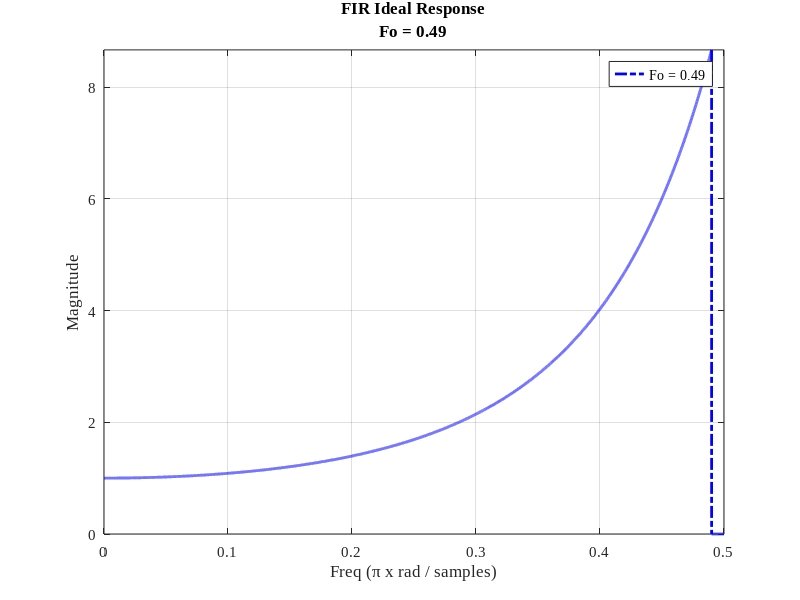
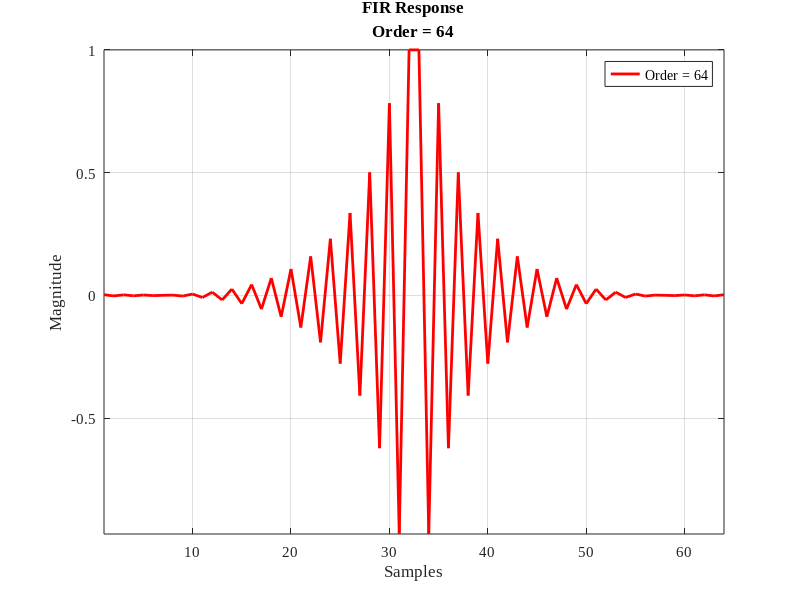
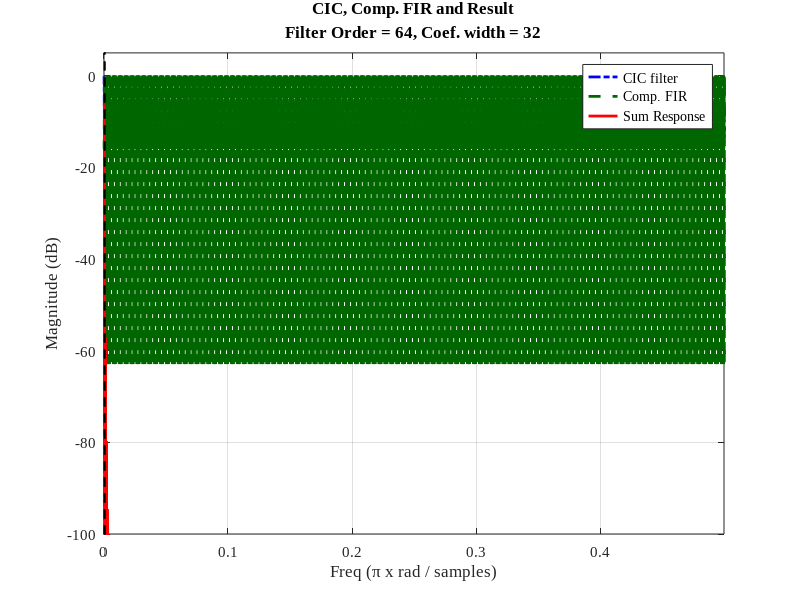
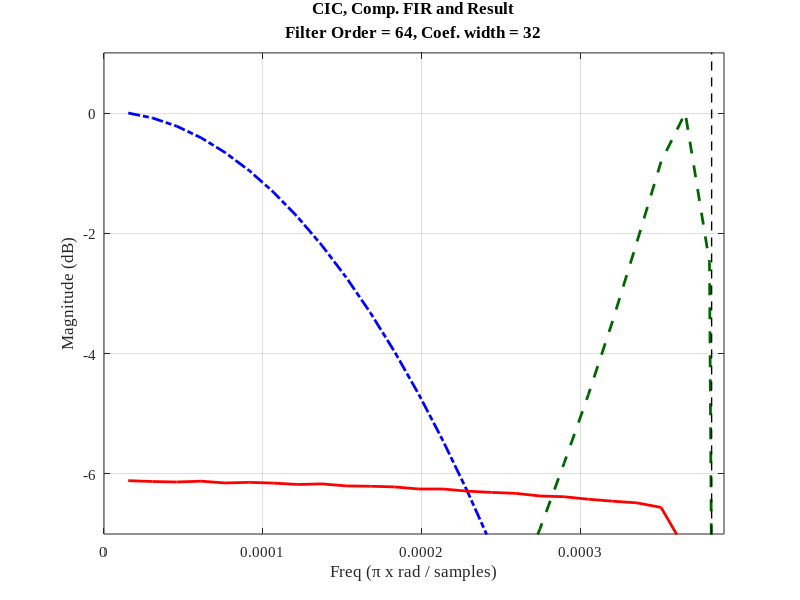

These figures' MATLAB source, in order:
%% ------------------------------------------------------------------------
%
% Title       : test_cic.m
% Author      : Alexander Kapitanov
% E-mail      : sallador@bk.ru 
% Version     : 1.0	 
%
% -------------------------------------------------------------------------
%
% Description : 
% 
%    FIR filter compensator to correct freq response after CIC filter.
%
% -------------------------------------------------------------------------
%
% Version     : 1.0 
% Date        : 2017.06.03 
%
%% ------------------------------------------------------------------------
%
%	GNU GENERAL PUBLIC LICENSE
% Version 3, 29 June 2007
%
%	Copyright (c) 2018 Kapitanov Alexander
%
% This program is free software: you can redistribute it and/or modify
% it under the terms of the GNU General Public License as published by
% the Free Software Foundation, either version 3 of the License, or
% (at your option) any later version.
%
% You should have received a copy of the GNU General Public License
% along with this program.  If not, see <http://www.gnu.org/licenses/>.
%
% THERE IS NO WARRANTY FOR THE PROGRAM, TO THE EXTENT PERMITTED BY
% APPLICABLE LAW. EXCEPT WHEN OTHERWISE STATED IN WRITING THE COPYRIGHT 
% HOLDERS AND/OR OTHER PARTIES PROVIDE THE PROGRAM "AS IS" WITHOUT WARRANTY 
% OF ANY KIND, EITHER EXPRESSED OR IMPLIED, INCLUDING, BUT NOT LIMITED TO, 
% THE IMPLIED WARRANTIES OF MERCHANTABILITY AND FITNESS FOR A PARTICULAR 
% PURPOSE.  THE ENTIRE RISK AS TO THE QUALITY AND PERFORMANCE OF THE PROGRAM 
% IS WITH YOU.  SHOULD THE PROGRAM PROVE DEFECTIVE, YOU ASSUME THE COST OF 
%  ALL NECESSARY SERVICING, REPAIR OR CORRECTION. 
%
%% ------------------------------------------------------------------------
  
set(0, 'DefaultAxesFontSize', 11, 'DefaultAxesFontName', 'Times New Roman');
set(0, 'DefaultTextFontSize', 11, 'DefaultTextFontName', 'Times New Roman'); 

close all;
clear all;

%% ------------------------------------------------------------------------
%  ---- CIC Filter Parameters
%  ------------------------------------------------------------------------

R = 1280;         % Decimation factor
N = 5;         % Number of stages
M = 1;         % Differential delay (only 1)

%% ------------------------------------------------------------------------
%  ---- FIR filter parameters
%  ------------------------------------------------------------------------

NFIR  = 64;     % Filter order, must be odd when Fo = 0.5 !!!
Bc    = 32;     % Coef. Bit-width
Fo    = 0.49;    % Normalized Cutoff: 0.2 < Fo < 0.5;
BETA  = 8;      % BETA parameter for Kaiser window (if IS_WIND = 'Y') 

%% ------------------------------------------------------------------------
%  ---- Save data parameters
%  ------------------------------------------------------------------------

IS_COE      = 'Y'; % create *.COE Xilinx file
IS_HDR      = 'N'; % create *.H file (header)
IS_WIND     = 'Y'; % use Kaiser Window for FIR corrector

IS_PLOT_IDL = 'Y'; % plot ideal response
IS_PLOT_FIR = 'Y'; % plot FIR filter IR
IS_PLOT_ERR = 'Y'; % plot total error response in passband

%% ------------------------------------------------------------------------
%  ---- CIC Compensator Design
%  ------------------------------------------------------------------------

NFFT  = 2^16;  % FFT points for Freq Response (spectrum)
STEP = 1/NFFT;   % Step size
w = -pi:2*pi/NFFT:pi-2*pi/NFFT;
ff = 0:1/NFFT:1-1/NFFT;
z = exp(1j * w);

Fc = 1/(2*R);
Fr = Fo/R;

% 1 way:
%HCIC = (1/R * (1-z.^(-R*M))./(1-z.^(-1))).^ N;
% 2 way:
HCIC = (R^-N*abs(1*M*sin(pi*M*R*ff) ./ sin(pi*ff)).^N);
HCICdb = 20 * log10(abs(HCIC));

fp = [0:STEP:Fo]; % Pass band frequency dots
fs = [(Fo+STEP):STEP:0.5]; % Stop band frequency dots
f = [fp fs]*2; % Normalized frequency dots
f(end) = 1;

% Calculate ideal response
Mp = ones(1, length(fp)); % Pass band response; Mp(1) = 1
Mp(2:end) = abs(M * R * sin(pi*fp(2:end)/R) ./ sin(pi*M*fp(2:end))).^(N);
Mf = [Mp zeros(1, length(fs))];

if (IS_PLOT_IDL == 'Y') 
  figure('name','FIR Ideal Response', 'Numbertitle', 'off')
    plot(f/2, Mf, '-.', 'LineWidth', 2, 'Color',[0 0 1]);

    title([{'FIR Ideal Response'};{sprintf('Fo = %i',Fo)}]);
    xlabel ('Freq (\pi x rad / samples)');
    ylabel ('Magnitude');  
    axis tight; 
    legend([{sprintf('Fo = %i',Fo)}]);  
    grid on;  
end

% Calculate FIR
hFIR = fir2(NFIR-1, f, Mf); % Filter length NFIR
hFIR = hFIR / max(hFIR); % Double coefficients
hCOE = round(hFIR*(2^(Bc-1)-1)); % Fixed point coefficients

% Windowed FIR (Kaiser with BETA) 
if (IS_WIND == 'Y')
  WIND = kaiser(NFIR, BETA); % KAISER WINDOW IS USED!
  hWIND = fir1(NFIR-1, Fo/R, 'low', WIND);
  hNEW = hCOE .* hWIND;% conv2(hCOE,Hwind);
  hCOE = hNEW;
end

if (IS_PLOT_FIR == 'Y')   
  figure('name','FIR Response', 'Numbertitle', 'off')
    plot(hFIR, '-', 'LineWidth', 2, 'Color',[1 0 0]);

    title([{'FIR Response'};{sprintf('Order = %i',NFIR)}]);
    xlabel ('Samples');
    ylabel ('Magnitude');  
    axis tight; 
    legend([{sprintf('Order = %i',NFIR)}]);    
    grid on;   
end

hFFT = 20 * log10(abs(fft(hCOE, ceil(NFFT/R))));
hFFT = hFFT - max(hFFT);

H_amp = repmat(hFFT, 1, R);
H_amp = H_amp(1:length(ff));
H_amp = H_amp - max(H_amp);

H_comp = HCICdb + H_amp;
H_comp = H_comp - max(H_comp);

%% ------------------------------------------------------------------------
%  ---- Plot results 
%  ------------------------------------------------------------------------

% ---- Figure #1
figure('name','CIC/FIR Frequency Response', 'Numbertitle', 'off')
  plot(ff, HCICdb - max(HCICdb), '-.', 'LineWidth', 2, 'Color',[0 0 1]);
  hold on;

  plot(ff, H_amp, '--', 'LineWidth', 2, 'Color',[0 0.4 0]);
  hold on;
  
  plot(ff, H_comp, '-', 'LineWidth', 2, 'Color',[1 0 0]);
  hold on;  
  
  title([{'CIC, Comp. FIR and Result'};{sprintf('Filter Order = %i, Coef. width = %i',NFIR,Bc)}]);
  xlabel ('Freq (\pi x rad / samples)');
  ylabel ('Magnitude (dB)');  
  axis([0 ff(NFFT)/2 -100 5]); 
  line([Fr Fr], [-400 200], 'LineWidth', 1, 'linestyle', '--', 'Color', [0 0 0]);  
  line([Fc Fc], [-400 200], 'LineWidth', 1, 'linestyle', '--', 'Color', [0 0 0]);
  line([2*Fc 2*Fc], [-400 200], 'LineWidth', 1, 'linestyle', '--', 'Color', [0 0 0]);  
  legend('CIC filter','Comp. FIR','Sum Response','location','northeast');
  grid on;  
  
% ---- Figure #2
figure('name', 'CIC/FIR Frequency Response (Zoom)', 'Numbertitle', 'off')
  plot(ff, HCICdb - max(HCICdb), '-.', 'LineWidth', 2, 'Color',[0 0 1]); 
  hold on;

  plot(ff, H_amp, '--', 'LineWidth', 2, 'Color',[0 0.4 0]); 
  hold on;
  
  plot(ff, H_comp, '-', 'LineWidth', 2, 'Color',[1 0 0]);
  hold on; 

  title([{'CIC, Comp. FIR and Result'};{sprintf('Filter Order = %i, Coef. width = %i',NFIR,Bc)}]);
  xlabel ('Freq (\pi x rad / samples)');
  ylabel ('Magnitude (dB)'); 
  axis([0 ff(NFFT)/(2*R) -7 1]);    
  line([Fr Fr], [-400 200], 'LineWidth', 1, 'linestyle', '--', 'Color', [0 0 0]);  
  grid on;  
  
%% ------------------------------------------------------------------------
% ---- Passband irregularity
%  ------------------------------------------------------------------------  
if (IS_PLOT_ERR == 'Y')  
  pass = ceil(0.85*length(H_comp)*Fr);
  stp = 0:(0.9*Fr)/pass:(0.9*Fr)-(0.9*Fr)/pass;
  stp = stp(2:pass);
  Irr = H_comp(2:pass);
  Ism = mean(Irr);
  Iav = (max(Irr)-min(Irr))/2;
  
  figure('name', 'Passband irregularity', 'Numbertitle', 'off')
    plot(stp, Irr, '--', 'LineWidth', 2, 'Color',[0 0 1]); 
    line([0 (0.9*Fr)], [Ism Ism], 'LineWidth', 2, 'linestyle', '-', 'Color', [0 0 0]);   
    grid on;  
    title([{'Passband irregularity'};{sprintf('Mean value = %f',Ism)};{sprintf('Freq error = %f (dB)',Iav)}]);
    xlabel ('Freq (\pi x rad / samples)');
    ylabel ('Magnitude (dB)'); 
    axis tight;    
    %axis([0 ff(NFFT)/(2*R) -0.05 1]);
end

%% ------------------------------------------------------------------------
%  ---- Save coe data to files
%  ------------------------------------------------------------------------  
if (IS_COE == 'Y') 
  fid = fopen ('rx.coe', 'w');
  fprintf(fid, 'Radix = 10;\n');
  fprintf(fid, 'Coefficient_Width = %d;\n', Bc);
  fprintf(fid, 'Coefdata =\n');
  for i = 1:NFIR
    if (i == NFIR)
      fprintf(fid, '%d;\n', hCOE(1,i));
    else
      fprintf(fid, '%d,\n', hCOE(1,i));
    end
  end
  fclose(fid);
end

if (IS_HDR == 'Y') 
  fid = fopen ('fir_filter.h', 'w');
  fprintf(fid, 'const int BL = %d;\n',  NFIR);
  fprintf(fid, 'const int B[%d] = {\n', NFIR);
  for i = 1:NFIR
    if (i == NFIR)
      fprintf(fid, '%d}\n', hCOE(1,i));
    else
      fprintf(fid, '%d,\n', hCOE(1,i));
    end
  end
  fclose(fid);
end
  